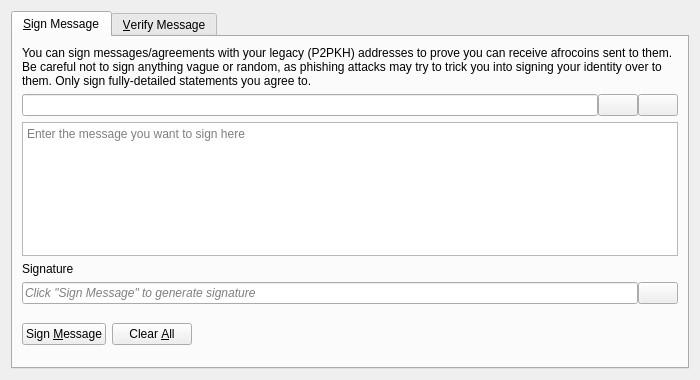
<?xml version="1.0" encoding="UTF-8"?>
<ui version="4.0">
 <class>SignVerifyMessageDialog</class>
 <widget class="QDialog" name="SignVerifyMessageDialog">
  <property name="geometry">
   <rect>
    <x>0</x>
    <y>0</y>
    <width>700</width>
    <height>380</height>
   </rect>
  </property>
  <property name="windowTitle">
   <string>Signatures - Sign / Verify a Message</string>
  </property>
  <property name="modal">
   <bool>true</bool>
  </property>
  <layout class="QVBoxLayout" name="verticalLayout">
   <item>
    <widget class="QTabWidget" name="tabWidget">
     <property name="currentIndex">
      <number>0</number>
     </property>
     <widget class="QWidget" name="tabSignMessage">
      <attribute name="title">
       <string>&amp;Sign Message</string>
      </attribute>
      <layout class="QVBoxLayout" name="verticalLayout_SM">
       <item>
        <widget class="QLabel" name="infoLabel_SM">
         <property name="text">
          <string>You can sign messages/agreements with your legacy (P2PKH) addresses to prove you can receive afrocoins sent to them. Be careful not to sign anything vague or random, as phishing attacks may try to trick you into signing your identity over to them. Only sign fully-detailed statements you agree to.</string>
         </property>
         <property name="textFormat">
          <enum>Qt::PlainText</enum>
         </property>
         <property name="wordWrap">
          <bool>true</bool>
         </property>
        </widget>
       </item>
       <item>
        <layout class="QHBoxLayout" name="horizontalLayout_1_SM">
         <property name="spacing">
          <number>0</number>
         </property>
         <item>
          <widget class="QValidatedLineEdit" name="addressIn_SM">
           <property name="toolTip">
            <string>The Afrocoin address to sign the message with</string>
           </property>
          </widget>
         </item>
         <item>
          <widget class="QPushButton" name="addressBookButton_SM">
           <property name="toolTip">
            <string>Choose previously used address</string>
           </property>
           <property name="text">
            <string/>
           </property>
           <property name="icon">
            <iconset resource="../afrocoin.qrc">
             <normaloff>:/icons/address-book</normaloff>:/icons/address-book</iconset>
           </property>
           <property name="shortcut">
            <string>Alt+A</string>
           </property>
           <property name="autoDefault">
            <bool>false</bool>
           </property>
          </widget>
         </item>
         <item>
          <widget class="QPushButton" name="pasteButton_SM">
           <property name="toolTip">
            <string>Paste address from clipboard</string>
           </property>
           <property name="text">
            <string/>
           </property>
           <property name="icon">
            <iconset resource="../afrocoin.qrc">
             <normaloff>:/icons/editpaste</normaloff>:/icons/editpaste</iconset>
           </property>
           <property name="shortcut">
            <string>Alt+P</string>
           </property>
           <property name="autoDefault">
            <bool>false</bool>
           </property>
          </widget>
         </item>
        </layout>
       </item>
       <item>
        <widget class="QPlainTextEdit" name="messageIn_SM">
         <property name="toolTip">
          <string>Enter the message you want to sign here</string>
         </property>
         <property name="placeholderText">
          <string>Enter the message you want to sign here</string>
         </property>
        </widget>
       </item>
       <item>
        <widget class="QLabel" name="signatureLabel_SM">
         <property name="text">
          <string>Signature</string>
         </property>
         <property name="textFormat">
          <enum>Qt::PlainText</enum>
         </property>
        </widget>
       </item>
       <item>
        <layout class="QHBoxLayout" name="horizontalLayout_2_SM">
         <property name="spacing">
          <number>0</number>
         </property>
         <item>
          <widget class="QLineEdit" name="signatureOut_SM">
           <property name="placeholderText">
            <string>Click "Sign Message" to generate signature</string>
           </property>
           <property name="font">
            <font>
             <italic>true</italic>
            </font>
           </property>
           <property name="readOnly">
            <bool>true</bool>
           </property>
          </widget>
         </item>
         <item>
          <widget class="QPushButton" name="copySignatureButton_SM">
           <property name="toolTip">
            <string>Copy the current signature to the system clipboard</string>
           </property>
           <property name="text">
            <string/>
           </property>
           <property name="icon">
            <iconset resource="../afrocoin.qrc">
             <normaloff>:/icons/editcopy</normaloff>:/icons/editcopy</iconset>
           </property>
           <property name="autoDefault">
            <bool>false</bool>
           </property>
          </widget>
         </item>
        </layout>
       </item>
       <item>
        <layout class="QHBoxLayout" name="horizontalLayout_3_SM">
         <item>
          <widget class="QPushButton" name="signMessageButton_SM">
           <property name="toolTip">
            <string>Sign the message to prove you own this Afrocoin address</string>
           </property>
           <property name="text">
            <string>Sign &amp;Message</string>
           </property>
           <property name="icon">
            <iconset resource="../afrocoin.qrc">
             <normaloff>:/icons/edit</normaloff>:/icons/edit</iconset>
           </property>
           <property name="autoDefault">
            <bool>false</bool>
           </property>
          </widget>
         </item>
         <item>
          <widget class="QPushButton" name="clearButton_SM">
           <property name="toolTip">
            <string>Reset all sign message fields</string>
           </property>
           <property name="text">
            <string>Clear &amp;All</string>
           </property>
           <property name="icon">
            <iconset resource="../afrocoin.qrc">
             <normaloff>:/icons/remove</normaloff>:/icons/remove</iconset>
           </property>
           <property name="autoDefault">
            <bool>false</bool>
           </property>
          </widget>
         </item>
         <item>
          <spacer name="horizontalSpacer_1_SM">
           <property name="orientation">
            <enum>Qt::Horizontal</enum>
           </property>
           <property name="sizeHint" stdset="0">
            <size>
             <width>40</width>
             <height>48</height>
            </size>
           </property>
          </spacer>
         </item>
         <item>
          <widget class="QLabel" name="statusLabel_SM">
           <property name="font">
            <font>
             <weight>75</weight>
             <bold>true</bold>
            </font>
           </property>
           <property name="text">
            <string/>
           </property>
           <property name="wordWrap">
            <bool>true</bool>
           </property>
          </widget>
         </item>
         <item>
          <spacer name="horizontalSpacer_2_SM">
           <property name="orientation">
            <enum>Qt::Horizontal</enum>
           </property>
           <property name="sizeHint" stdset="0">
            <size>
             <width>40</width>
             <height>48</height>
            </size>
           </property>
          </spacer>
         </item>
        </layout>
       </item>
      </layout>
     </widget>
     <widget class="QWidget" name="tabVerifyMessage">
      <attribute name="title">
       <string>&amp;Verify Message</string>
      </attribute>
      <layout class="QVBoxLayout" name="verticalLayout_VM">
       <item>
        <widget class="QLabel" name="infoLabel_VM">
         <property name="text">
          <string>Enter the receiver's address, message (ensure you copy line breaks, spaces, tabs, etc. exactly) and signature below to verify the message. Be careful not to read more into the signature than what is in the signed message itself, to avoid being tricked by a man-in-the-middle attack. Note that this only proves the signing party receives with the address, it cannot prove sendership of any transaction!</string>
         </property>
         <property name="textFormat">
          <enum>Qt::PlainText</enum>
         </property>
         <property name="alignment">
          <set>Qt::AlignLeading|Qt::AlignLeft|Qt::AlignTop</set>
         </property>
         <property name="wordWrap">
          <bool>true</bool>
         </property>
        </widget>
       </item>
       <item>
        <layout class="QHBoxLayout" name="horizontalLayout_1_VM">
         <property name="spacing">
          <number>0</number>
         </property>
         <item>
          <widget class="QValidatedLineEdit" name="addressIn_VM">
           <property name="toolTip">
            <string>The Afrocoin address the message was signed with</string>
           </property>
          </widget>
         </item>
         <item>
          <widget class="QPushButton" name="addressBookButton_VM">
           <property name="toolTip">
            <string>Choose previously used address</string>
           </property>
           <property name="text">
            <string/>
           </property>
           <property name="icon">
            <iconset resource="../afrocoin.qrc">
             <normaloff>:/icons/address-book</normaloff>:/icons/address-book</iconset>
           </property>
           <property name="shortcut">
            <string>Alt+A</string>
           </property>
           <property name="autoDefault">
            <bool>false</bool>
           </property>
          </widget>
         </item>
        </layout>
       </item>
       <item>
        <widget class="QPlainTextEdit" name="messageIn_VM">
          <property name="toolTip">
            <string>The signed message to verify</string>
          </property>
          <property name="placeholderText">
            <string>The signed message to verify</string>
          </property>
        </widget>
       </item>
       <item>
        <widget class="QValidatedLineEdit" name="signatureIn_VM">
          <property name="toolTip">
            <string>The signature given when the message was signed</string>
          </property>
          <property name="placeholderText">
            <string>The signature given when the message was signed</string>
          </property>
        </widget>
       </item>
       <item>
        <layout class="QHBoxLayout" name="horizontalLayout_2_VM">
         <item>
          <widget class="QPushButton" name="verifyMessageButton_VM">
           <property name="toolTip">
            <string>Verify the message to ensure it was signed with the specified Afrocoin address</string>
           </property>
           <property name="text">
            <string>Verify &amp;Message</string>
           </property>
           <property name="icon">
            <iconset resource="../afrocoin.qrc">
             <normaloff>:/icons/transaction_0</normaloff>:/icons/transaction_0</iconset>
           </property>
           <property name="autoDefault">
            <bool>false</bool>
           </property>
          </widget>
         </item>
         <item>
          <widget class="QPushButton" name="clearButton_VM">
           <property name="toolTip">
            <string>Reset all verify message fields</string>
           </property>
           <property name="text">
            <string>Clear &amp;All</string>
           </property>
           <property name="icon">
            <iconset resource="../afrocoin.qrc">
             <normaloff>:/icons/remove</normaloff>:/icons/remove</iconset>
           </property>
           <property name="autoDefault">
            <bool>false</bool>
           </property>
          </widget>
         </item>
         <item>
          <spacer name="horizontalSpacer_1_VM">
           <property name="orientation">
            <enum>Qt::Horizontal</enum>
           </property>
           <property name="sizeHint" stdset="0">
            <size>
             <width>40</width>
             <height>48</height>
            </size>
           </property>
          </spacer>
         </item>
         <item>
          <widget class="QLabel" name="statusLabel_VM">
           <property name="font">
            <font>
             <weight>75</weight>
             <bold>true</bold>
            </font>
           </property>
           <property name="text">
            <string/>
           </property>
           <property name="wordWrap">
            <bool>true</bool>
           </property>
          </widget>
         </item>
         <item>
          <spacer name="horizontalSpacer_2_VM">
           <property name="orientation">
            <enum>Qt::Horizontal</enum>
           </property>
           <property name="sizeHint" stdset="0">
            <size>
             <width>40</width>
             <height>48</height>
            </size>
           </property>
          </spacer>
         </item>
        </layout>
       </item>
      </layout>
     </widget>
    </widget>
   </item>
  </layout>
 </widget>
 <customwidgets>
  <customwidget>
   <class>QValidatedLineEdit</class>
   <extends>QLineEdit</extends>
   <header>qt/qvalidatedlineedit.h</header>
  </customwidget>
 </customwidgets>
 <resources>
  <include location="../afrocoin.qrc"/>
 </resources>
 <connections/>
</ui>
